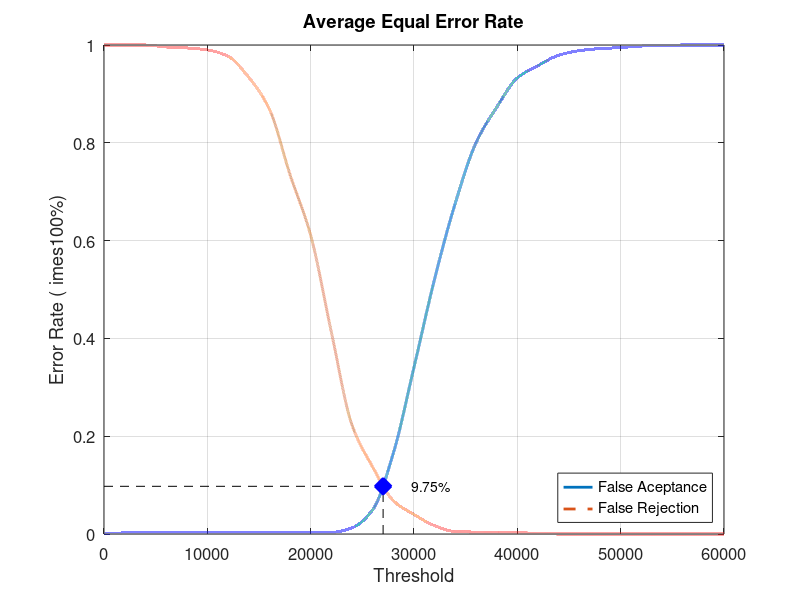
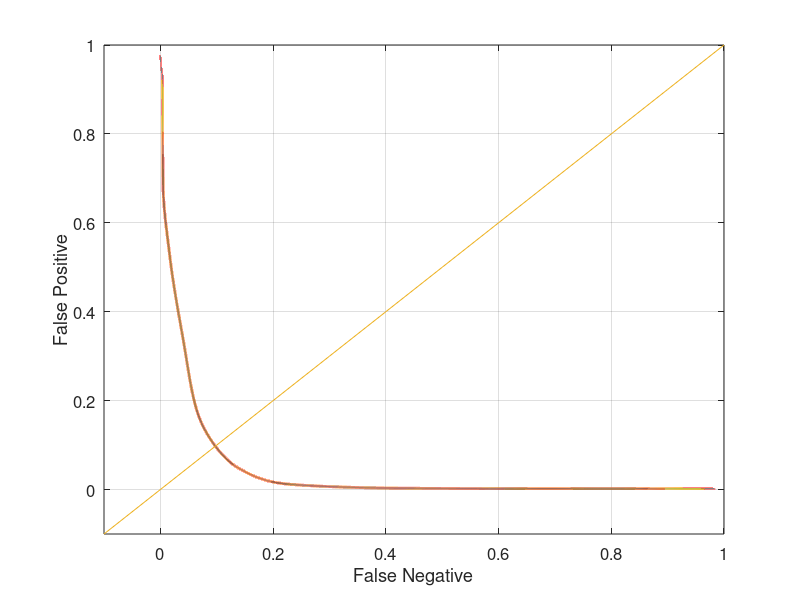

Reproduce these figures in MATLAB, in order.
close all;
clear;
clc;
x = 0:2000:60000;
xq = 0:0.5:60000;

y0 = [0 0.00210526 0.00210526 0.00210526 0.00210526 0.00210526 0.00210526 0.00210526 0.00210526 0.00210526 0.00210526 0.0031579 0.0126316 0.0494737 0.165263 0.341053 0.522105 0.676842 0.8 0.872632 0.932632 0.957895 0.978947 0.988421 0.992632 0.994737 0.997895 0.998947 1 1 1]
yy0 = interp1(x, y0, xq, 'pchip');
y1 = [1 1 1 0.996 0.994 0.99 0.977 0.934 0.869 0.735 0.611 0.413 0.223 0.137 0.068 0.04 0.017 0.005 0.004 0.004 0.003 0.001 0 0 0 0 0 0 0 0 0]
yy1 = interp1(x, y1, xq, 'pchip');

% Calculating EER: 
y2 = abs(y0 - y1);
find(y2 == min(y2))
yy2 = abs(yy0 - yy1);
xEER = find(yy2 == min(yy2));
xEERIndex = xq(xEER) % X-axis EER
yEER = yy0(xEER) % Y-axis EER

main = figure
plot(xq, yy0,'-','LineWidth', 2);	hold on
plot(xq, yy1,'--','LineWidth', 2);	hold on
plot([xEERIndex xEERIndex], [0 yEER], 'k--');	hold on
plot([0 xEERIndex], [yEER yEER], 'k--');	hold on
plot(xEERIndex, yEER, 'bx', 'LineWidth', 10);	hold on
text(xEERIndex + 10 * xEERIndex / 100, yEER, [num2str(round((10000 * yEER)) / 100) '%'])
legend('False Aceptance', 'False Rejection', 'Location', 'SouthEast')
xlabel('Threshold')
ylabel('Error Rate (	imes100%)')
title('Average Equal Error Rate')
set(gca, 'FontSize', 12)
axis([0 60000 0 1])
grid on

print(main, 'Database2AverageMain', '-dpng');
FNRxFPR = figure('Color', [1 1 1]);
plot(yy1, yy0, '-', yy1, yy0, 'LineWidth', 2);
hold on
y = -0.1:0.1:1
plot(y, y); 
set(gca, 'FontSize', 12)
xlabel('False Negative')
ylabel('False Positive')
axis([-0.1 1 -0.1 1])
set(gca, 'FontSize', 12)
grid on

print(FNRxFPR, 'Database2AverageFNRxFPR','-dpng');
